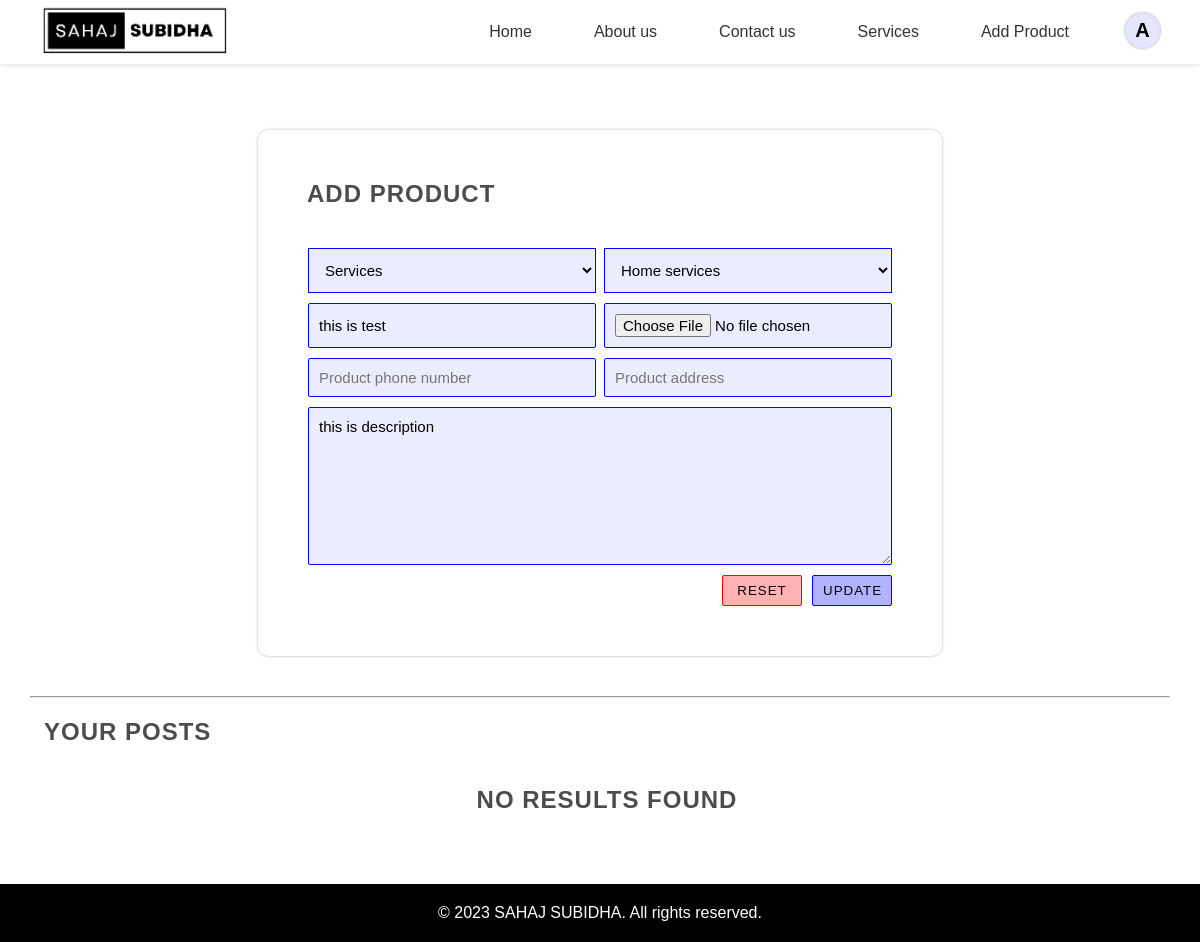
The page /Add.php?edit=1 (signed in) on the database its author committed.
### tables this page shows
CREATE TABLE `category` (
  `id` int(11) NOT NULL,
  `category` varchar(255) DEFAULT NULL,
  `date` datetime DEFAULT current_timestamp()
);

CREATE TABLE `producttable` (
  `id` int(11) NOT NULL,
  `categoryid` int(11) DEFAULT NULL,
  `subcategoryid` int(11) DEFAULT NULL,
  `name` varchar(255) DEFAULT NULL,
  `description` varchar(1023) DEFAULT NULL,
  `image` varchar(255) DEFAULT NULL,
  `date` datetime DEFAULT current_timestamp(),
  `userid` int(11) DEFAULT NULL,
  `phnumber` varchar(255) DEFAULT NULL,
  `address` varchar(255) DEFAULT NULL
);

### Add.php (the view, shortened to what this page needs)
<?php
$servername = "localhost";
$username = "root";
$password = "";
$dbname = "prabeshraul";
$conn = new mysqli($servername, $username, $password, $dbname);
$userId = 0;
if (isset($_SESSION['id'], $_SESSION['name'], $_SESSION['email'], $_SESSION['phNumber'], $_SESSION['privilege'])) {
    $userId = $_SESSION['id'];
} else {
    header("Location: ./index.php");
}
$categoryId = "";
$subcategoryId = "";
$title = "";
$description = "";
$phnumber = "";
$address = "";
if (isset($_GET['edit'])) {
    $editId = $_GET['edit'];
    $sqlEditOne = "SELECT * FROM producttable WHERE id = $editId";
    $resultEditOne = $conn->query($sqlEditOne);
    if ($resultEditOne->num_rows > 0) {
        $row = $resultEditOne->fetch_assoc();
        $categoryId = $row["categoryid"];
        $subcategoryId = $row["subcategoryid"];
        $title = $row["name"];
        $description = $row["description"];
        $phnumber = $row["phnumber"];
        $address = $row["address"];
    }
}
$sqlCategory = "SELECT id, category, date FROM category";
$resultCategory = $conn->query($sqlCategory);
$sqlsubcategory = "
SELECT
c.category AS category,
c.id AS categoryId,
s.subcategory AS subcategory,
s.date AS date,
s.id AS id
FROM
subcategory AS s
JOIN
category AS c ON s.categoryId = c.id
        ";
$resultsubcategory = $conn->query($sqlsubcategory);
$sqlProduct = "SELECT c.category AS category, c.id AS categoryId, s.subcategory AS subcategory, s.id AS subcategoryId,
                      p.id AS productId, p.name AS productName, p.description AS productDescription,
                       p.image, p.date, p.userId, p.id AS id, p.phnumber AS phnumber, p.address AS address
                      FROM
    producttable AS p
LEFT JOIN
    category AS c ON c.id = p.categoryId
LEFT JOIN
    subcategory AS s ON s.id = p.subcategoryId WHERE p.userid = '$userId'
    ";
$resultProduct = $conn->query($sqlProduct);
?>
<!DOCTYPE html>
<html lang="en">
<head>
    <link rel="stylesheet" href="./css/style111.css">
    <link rel="stylesheet" href="https://unpkg.com/swiper/swiper-bundle.min.css" />
    <link rel="stylesheet" href="./css/singleProduct.css">
    <link rel="stylesheet" href="./css/product.css">
</head>
<body>
    <?php include "./common/Navigation.php" ?>
    <div id="single-page-container">
        <div id="content-container">
            <h2>ADD PRODUCT</h2>
            <div id="modalBody">
                <form action="./add.php" method="post" enctype="multipart/form-data">
                    <div class="flex">
                        <select name="category" id="categoryDropDOwn" onchange="filterSubcategories(this.value)">
                            <?php
                            if ($resultCategory->num_rows > 0) {
                                while ($row = $resultCategory->fetch_assoc()) {
                                    $selected = ($row['id'] == $categoryId) ? 'selected' : '';
                                    echo '<option value="' . $row['id'] . '" ' . $selected . '>' . $row['category'] . '</option>';
                                }
                            }
                            ?>
                        </select>
                        <select name="subcategory" id="subcategoryDropDOwn">
                            <?php
                            if ($resultsubcategory->num_rows > 0) {
                                while ($row = $resultsubcategory->fetch_assoc()) {
                                    $selected = ($row['id'] == $subcategoryId) ? 'selected' : '';
                                    echo '<option class="subcategory-option" data-category-id="' . $row['categoryId'] . '" value="' . $row['id'] . '" ' . $selected . '>' . $row['subcategory'] . '</option>';
                                }
                            }
                            ?>
                        </select>
                    </div>
                    <div class="flex">
                        <input type="text" name="productName" id="product" placeholder="Product Title"
                            value="<?php echo htmlspecialchars($title); ?>" />
                        <input type="file" name="image" id="image" accept=".jpg, .jpeg, .png"
                            placeholder="Product Image" />
                    </div>
                    <div class="flex">
                        <input type="number" name="phnumber" id="productphnumber" placeholder="Product phone number"
                            value="<?php echo htmlspecialchars($phnumber); ?>" />
                        <input type="text" name="address" id="address" placeholder="Product address"
                            value="<?php echo htmlspecialchars($address); ?>" />
                    </div>
                    <textarea name="productDescription" id="description" cols="30" rows="8"
                        placeholder="Write description here..."><?php echo htmlspecialchars($description); ?></textarea>
                    <div id="FormButtons">
                        <button type="reset" id="resetContent">Reset</button>
                        <?php echo !isset($_GET['edit']) ? '
                <button type="submit" id="postContent" name="createProduct">Post</button>
                ' : '
                <button type="submit" id="postContent" name="updateProduct">Update</button>
                ' ?>
                    </div>
                </form>
            </div>
        </div>
        <hr>
        <h2>YOUR POSTS</h2>
        <?php
        if ($resultProduct->num_rows > 0) {
            echo '<table>
            <thead>
                <tr>
                    <th>S.N</th>
                    <th>Title</th>
                    <th>Description</th>
                    <th>Image</th>
                    <th>Category</th>
                    <th>Subcategory</th>
                    <th>Phone Number</th>
                    <th>Address</th>
                    <th colspan="2">Action</th>
                </tr>
            </thead>
            <tbody>';
            $serialNumber = 1;
            while ($row = $resultProduct->fetch_assoc()) {
                $productName = $row['productName'];
                $limitedProductName = strlen($productName) > 15 ? substr($productName, 0, 15) . '...' : $productName;
                $productDescription = $row['productDescription'];
                $limitedDescription = strlen($productDescription) > 25 ? substr($productDescription, 0, 25) . '...' : $productDescription;
                echo '
            <tr>
                <td>' . $serialNumber++ . '</td>
                <td>' . $limitedProductName . '</td>
                <td>' . $limitedDescription . '</td>
                <td><img style="height: 35px; width: 35px; border-radius: 5px; object-fit: cover;"
                         src="http://localhost/SahajSubidha/dashboard/' . $row['image'] . '"
                         alt="' . $row['productName'] . '"></td>
                <td>' . $row['category'] . '</td>
                <td>' . ($row['subcategory'] !== null ? $row['subcategory'] : '-') . '</td>
                <td>' . ($row['phnumber'] !== null ? $row['phnumber'] : '-') . '</td>
                <td>' . ($row['address'] !== null ? $row['address'] : '-') . '</td>
                <td><a href="?edit=' . $row['id'] . '" onclick="ModalOpen()">' . file_get_contents("./dashboard/svg/edit.svg") . '</a></td>
                <td><a href="?delete=' . $row['id'] . '">' . file_get_contents("./dashboard/svg/delete.svg") . '</a></td>
            </tr>';
            }
            echo '</tbody></table>';
        } else {
            echo "<h2 class='NoResult'>No Results Found</h2>";
        }
        ?>
    </div>
    <footer>
        <div class="footer-bottom">
            <p>&copy; 2023 SAHAJ SUBIDHA. All rights reserved.</p>
        </div>
    </footer>
</body>
</html>

### common/Navigation.php (shortened to what this page needs)
<?php
$servername = "localhost";
$username = "root";
$password = "";
$dbname = "prabeshraul";
$conn = new mysqli($servername, $username, $password, $dbname);
$userId = 0;
$userName = "User";
$userEmail = "user@gmail.com";
if (isset($_SESSION['id'], $_SESSION['name'], $_SESSION['email'], $_SESSION['phNumber'], $_SESSION['privilege'])) {
    $userId = $_SESSION['id'];
    $userName = $_SESSION['name'];
    $userEmail = $_SESSION['email'];
}
$sql = "SELECT id, category, date FROM category";
$result = $conn->query($sql);
?>
<!DOCTYPE html>
<html lang="en">
<head>
</head>
<body>
    <header class="header" style="z-index:1000000;">
        <div class="logo">
            <a href="./index.php"><img src="./common/logo.png" alt="Logo: Sahaj-Subidha"></a>
        </div>
        <nav class="nav-menu">
            <ul>
                <?php
                if ($result->num_rows > 0) {
                    while ($row = $result->fetch_assoc()) {
                        $categoryLink = strtolower($row['category']) == "home" ? './index' : './' . strtolower($row['category']);
                        $words = explode(' ', $categoryLink);
                        if ($categoryLink == './about us') {
                            $hrefValue = 'about';
                        } elseif ($categoryLink == './contact us') {
                            $hrefValue = 'contact';
                        } else {
                            $hrefValue = $words[0];
                        }
                        if ($userId < 1 && strtolower($row['category']) != "add product") {
                            echo '<li class="dropdown IndexPageActive">
                <a href="' . $hrefValue . '.php" class="dropbtn" onmouseover="onHoverFunction(' . $row['id'] . ')">' . $row['category'] . '</a></li>';
                        } elseif ($userId >= 1) {
                            echo '<li class="dropdown IndexPageActive">
                <a href="' . $hrefValue . '.php" class="dropbtn" onmouseover="onHoverFunction(' . $row['id'] . ')">' . $row['category'] . '</a></li>';
                        }
                    }
                }
                ?>
                <?php
                echo $userId < 1 ? '
                    <div id="login">
                        <a href="./auth/login.php">Login</a>
                    </div>
                ' : '
                    <div id="profile">
                        <div id="OuterProfile" onclick="profileClick()">' . strtoupper(substr($userName, 0, 1)) . '</div>
                        <div id="outerlayer">
                            <div id="userProfile">
                                <div class="topdata">
                                    <div class="imageProfile">' . strtoupper(substr($userName, 0, 1)) . '</div>
                                    <div class="userData">
                                        <div id="userName">' . $userName . '</div>
                                        <div id="userEmail">' . $userEmail . '</div>
                                    </div>
                                </div>
                                <p>
                                    Lorem ipsum dolor sit amet consectetur adipisicing elit. Quam, laboriosam?
                                </p>
                                <div id="buttons">
                                    <div><a href="./add.php">Your Posts</a></div>
                                    <div><a href="?logout=' . $userId . '" class="danger">Logout</a></div>
                                </div>
                            </div>
                        </div>
                    </div>
                ';
                ?>
            </ul>
        </nav>
    </header>
</body>
</html>

### css/style111.css (style rules this page uses)
* { box-sizing: border-box; margin: 0; padding: 0; }
body { font-family: "Montserrat", sans-serif; }
.header { display: flex; justify-content: space-between; align-items: center; padding: 5px 40px; background-color: rgb(255, 255, 255); box-shadow: 0px 2px 5px rgba(0, 0, 0, 0.1); z-index: 99; position: fixed; top: 0; left: 0; width: 100%; }
.logo { display: flex; align-items: center; transform: scale(1); transform-origin: right; box-shadow: transparent; }
.logo img { height: 50px; margin-right: 10px; }
.nav-menu ul { display: flex; list-style: none; }
.nav-menu li { margin-left: 20px; }
.nav-menu a { position: relative; font-size: 1em; font-weight: 500; color: #333; text-decoration: none; margin-left: 10px; }
.nav-menu a::after { content: ""; position: absolute; left: 0; bottom: 2px; width: 100%; height: 3px; background: #000000; border-radius: 4px; transform-origin: left; transform: scaleX(0); transition: 0.5s; }
li a { display: block; color: #000000; text-align: center; padding: 14px 16px; text-decoration: none; }
li.dropdown { position: relative; }
footer { background-color: #ffffff; color: #000000; }
.footer-bottom { text-align: center; background-color: #000000; color: #ffffff; padding: 20px 0; }

### css/singleProduct.css (style rules this page uses)
#single-page-container { min-height: 93vh; width: 100%; padding-top: 100px; display: flex; }
#content-container { min-height: 20vh; height: 100%; width: 60%; margin: 0 auto; box-shadow: 0 0 3px 0 rgba(0, 0, 0, 0.3); padding: 30px 35px; border-radius: 10px; margin-bottom: 40px; }

### css/product.css (style rules this page uses)
#modalBody { width: 100%; height: 100%; padding: 20px 15px; }
#modalBody form { display: flex; flex-direction: column; gap: 10px; }
#modalBody form input, #modalBody form textarea { padding: 10px; font-size: 15px; border: none; outline: none; border: 1px solid blue; border-radius: 2px; background-color: rgb(236, 236, 255); font-family: Arial, Helvetica, sans-serif; }
#FormButtons { display: flex; justify-content: flex-end; gap: 10px; }
#FormButtons button { padding: 7px 10px; border: none; outline: none; width: 80px; cursor: pointer; text-transform: uppercase; letter-spacing: 1px; border-radius: 2px; transition: 0.3s; }
#resetContent { border: 1px solid red !important; background-color: rgba(255, 0, 0, 0.3); }
#postContent { border: 1px solid blue !important; background-color: rgba(0, 0, 255, 0.3); }
#categoryDropDOwn, #subcategoryDropDOwn { padding: 12px; cursor: pointer; outline: none; border: 1px solid blue !important; background-color: rgb(236, 236, 255); font-size: 15px; }
.flex { display: flex; gap: 8px; }
.flex select { width: 50%; }
.flex input { width: 50%; }

### Add.php (style rules this page uses)
#single-page-container h2 { color: rgba(0, 0, 0, 0.7); margin-left: 14px; letter-spacing: 1px; text-transform: uppercase; margin-bottom: 20px; margin-top: 20px; }
#single-page-container { display: flex; flex-direction: column; width: 95%; margin: 50px auto; }
#content-container { margin-top: -20px; }
.NoResult { display: flex; align-items: center; justify-content: center; }

### common/Navigation.php (style rules this page uses)
.nav-menu { display: flex; align-items: center; height: 100%; }
#OuterProfile { display: flex; align-items: center; justify-content: center; height: 35px; width: 35px; border-radius: 50%; font-weight: 600; font-size: 20px; box-shadow: 0 0 3px 0 rgba(0, 0, 0, 0.4); background-color: rgba(0, 0, 255, 0.1); margin-left: 40px; cursor: pointer; margin-top: 4px; }

### rows shown on the page
category: category "Home"
category: category "About us"
category: category "Contact us"
category: category "Services"
category: category "Add Product"
producttable: productName "this is test", productDescription "this is description"

### other values the page prints
substr($userName, 0, 1) "A"
form field category "Services"
form field subcategory "Home services"
